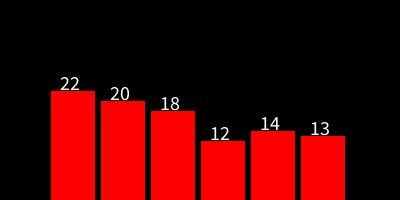
Frame 1 (no input)
Frame 60 (the mouse pressed at the canvas centre just before this capture): identical to frame 1, image omitted
Frame 120 (the mouse held since frame 60 and released just before this capture): identical to frame 1, image omitted

The Processing sketch that drew this single still picture (run headless with seeded random() and noise(); from frame 60 on, the mouse is pressed at the canvas centre):

// Processing sketch: Terning_simulator
// ── Terning_simulator.pde

// variabler
int antal_1 = 0;
int antal_2 = 0;
int antal_3 = 0;
int antal_4 = 0;
int antal_5 = 0;
int antal_6 = 0;
int terningslag = 0;



// Random terninge kast
void setup() {
  size(400, 200);

  for (int x = 1; x < 100; x++) {
    terningslag = (int)random(1, 7);

    if (terningslag == 1 ) {
      antal_1 = antal_1 + 1;
    }

    if (terningslag == 2 ) {
      antal_2 = antal_2 + 1;
    }

    if (terningslag == 3 ) {
      antal_3 = antal_3 + 1;
    }

    if (terningslag == 4 ) {
      antal_4 = antal_4 + 1;
    }

    if (terningslag == 5 ) {
      antal_5 = antal_5 + 1;
    }

    if (terningslag == 6 ) {
      antal_6 = antal_6 + 1;
    }
  }
  // Println der viser hvad vi får
  println("du har været så heldig at få 1 " + antal_1); 
  println("du har været så heldig at få 2 " + antal_2); 
  println("du har været så heldig at få 3 " + antal_3); 
  println("du har været så heldig at få 4 " + antal_4); 
  println("du har været så heldig at få 5 " + antal_5); 
  println("du har været så heldig at få 6 " + antal_6);
}



// void draw, der viser vores diagram
void draw() {
  background(0);
  fill(255, 0, 0);
  rect(50, 200, 45, -antal_1 * 5);
  fill(255, 0, 0);
  rect(100, 200, 45, -antal_2* 5);
  fill(255, 0, 0);
  rect(150, 200, 45, -antal_3 * 5);
  fill(255, 0, 0);
  rect(200, 200, 45, -antal_4 * 5);
  fill(255, 0, 0);
  rect(250, 200, 45, -antal_5 * 5);
  fill(255, 0, 0);
  rect(300, 200, 45, -antal_6 * 5);

  textSize(20);

  //tekst der viser antallet over søjlerne
  fill(255, 255, 255);
  text(antal_1, 60, 200 - antal_1 * 5);
  text(antal_2, 110, 200 - antal_2 * 5);
  text(antal_3, 160, 200 - antal_3 * 5);
  text(antal_4, 210, 200 - antal_4 * 5);
  text(antal_5, 260, 200 - antal_5 * 5);
  text(antal_6, 310, 200 - antal_6 * 5);
}
